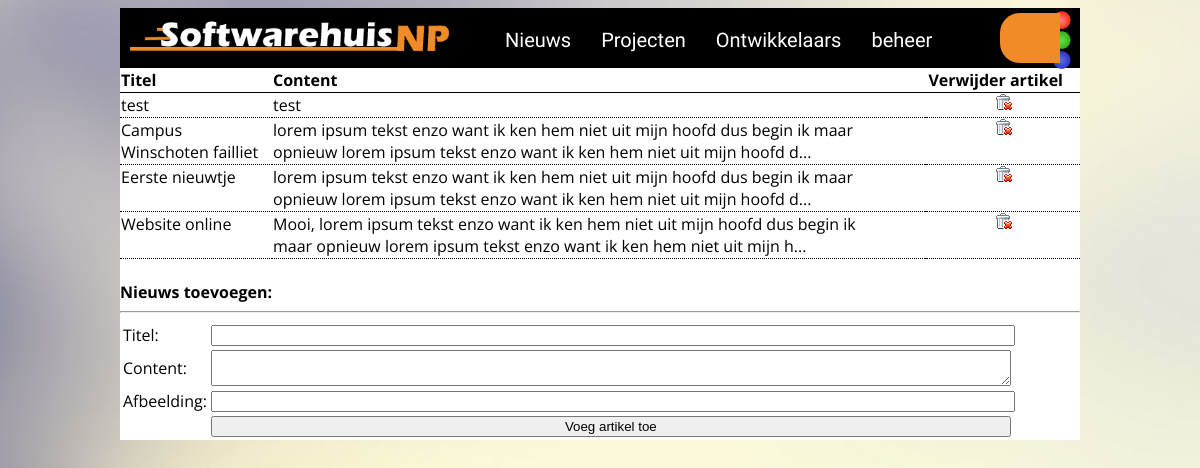
Screenshot of /work/admin/index.php with the database file from the repository.
### tables this page shows
CREATE TABLE IF NOT EXISTS `s_nieuws` (
  `id` int(11) NOT NULL AUTO_INCREMENT,
  `titel` varchar(255) NOT NULL,
  `content` text NOT NULL,
  `afbeelding` varchar(255) NOT NULL,
  `volgorde` int(11) NOT NULL DEFAULT '0',
  `active` tinyint(1) NOT NULL DEFAULT '1' COMMENT 'boolean',
  PRIMARY KEY (`id`)
);

### work/config.php (called while the page is built, shortened)
<?php
	$config = new config();
?>

### work/classes/database.php (called while the page is built, shortened)
<?php
class database {
	public function __construct($server,$username,$password,$database) {
		$this->connection = new MySQLi($server, $username, $password, $database) or die("ERROR: Kan niet verbinden met de database.");
	}
	public function query($q) {
		$result = mysqli_query($this->connection,$q) or die(mysqli_error($this->connection));
		return $result;
	}
	public function fetch_assoc($q) {
		return mysqli_fetch_assoc($q);
	}
}
?>

### work/admin/nieuws.php (the view)
<?php
if(empty($_POST)){
	if(empty($_GET['nid'])){
		$query = $database->query("SELECT id, titel, content, afbeelding, volgorde, active FROM `".$config->dbinfo['prefix']."_nieuws` order by id desc");
		echo "<table style='border-collapse: collapse; width: 960px;'>
			<tr style='border-bottom: 1px solid black;'><td><strong>Titel</strong></td><td><strong>Content</strong></td><td></td><td><strong>Verwijder artikel</strong></td></tr>";
		while($nieuws = $database->fetch_assoc($query)){
			echo "<tr style='padding-bottom: 3px; border-bottom: 1px dotted black;'><td valign='top' width='150'>".$nieuws['titel']."</td><td valign='top'>".substr(wordwrap($nieuws['content'], 80, "<br />"), 0, 150);
			if(strlen($nieuws['content']) > 150){
				echo '...';
			}
			echo "</td><td valign='top'></td><td valign='top'><center><a href='admin/index.php?nid=".$nieuws['id']."'><img src='img/delete.gif'></a></center></td></tr>";
		}
		echo "<table><br /><strong>Nieuws toevoegen:</strong><hr>";
		?>
		<form method='post'>
			<table>
				<tr>
					<td>
						Titel:
					</td>
					<td>
						<input name='titel' style='width: 796px;'>
					</td>
				</tr>
				<tr>
					<td>
						Content:
					</td>
					<td>
						<textarea style='width: 794px;' cols='100' name='content'></textarea>
					</td>
				</tr>
				<tr>
					<td>
						Afbeelding:
					</td>
					<td>
						<input name='afbeelding' style='width: 796px;'>
					</td>
				</tr>
				<tr>
					<td></td>
					<td>
						<input name='submit' style='width: 800px;' type='submit' value='Voeg artikel toe'>
					</td>
				</tr>
			</table>
		</form>
		<?php
	} else {
		$query = $database->query("DELETE FROM `".$config->dbinfo['prefix']."_nieuws` where id='".$_GET['nid']."'");
		echo "Artikel met ID ".$_GET['nid']." is verwijderd!<br /><a href='admin/index.php'>Klik hier om terug te gaan.</a>";
	}
} else {
	$query = $database->query("INSERT INTO `".$config->dbinfo['prefix']."_nieuws` (titel, content, afbeelding) VALUES ('".$_POST['titel']."','".$_POST['content']."','".$_POST['afbeelding']."')");
	echo 'Artikel toegevoegd.';
}

### work/css/style.css (style rules this page uses)
body { background-image:url('../img/background.jpg'); background-size:cover; background-repeat:no-repeat; font-family: 'Open Sans', sans-serif; }

### rows the page displays
s_nieuws: titel "test", content "test"
s_nieuws: titel "Campus Winschoten failliet", content "lorem ipsum tekst enzo want ik ken hem niet uit mijn hoofd dus begin ik maar opnieuw lorem ipsum tekst enzo want ik ken hem niet uit mijn hoofd d"
s_nieuws: titel "Eerste nieuwtje", content "lorem ipsum tekst enzo want ik ken hem niet uit mijn hoofd dus begin ik maar opnieuw lorem ipsum tekst enzo want ik ken hem niet uit mijn hoofd d"
s_nieuws: titel "Website online", content "Mooi, lorem ipsum tekst enzo want ik ken hem niet uit mijn hoofd dus begin ik maar opnieuw lorem ipsum tekst enzo want ik ken hem niet uit mijn h"
